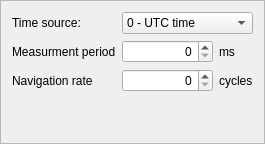
                <widget class="QFrame" name="frameRATE">
                 <property name="frameShape">
                  <enum>QFrame::StyledPanel</enum>
                 </property>
                 <property name="frameShadow">
                  <enum>QFrame::Raised</enum>
                 </property>
                 <layout class="QGridLayout" name="gridLayout_15" columnstretch="0,1,0">
                  <item row="2" column="2">
                   <widget class="QLabel" name="label_85">
                    <property name="text">
                     <string>cycles</string>
                    </property>
                   </widget>
                  </item>
                  <item row="1" column="2">
                   <widget class="QLabel" name="label_84">
                    <property name="text">
                     <string>ms</string>
                    </property>
                   </widget>
                  </item>
                  <item row="0" column="0">
                   <widget class="QLabel" name="label_81">
                    <property name="text">
                     <string>Time source: </string>
                    </property>
                   </widget>
                  </item>
                  <item row="1" column="0">
                   <widget class="QLabel" name="label_82">
                    <property name="text">
                     <string>Measurment period</string>
                    </property>
                   </widget>
                  </item>
                  <item row="0" column="1" colspan="2">
                   <widget class="QComboBox" name="comboRATE">
                    <item>
                     <property name="text">
                      <string>0 - UTC time</string>
                     </property>
                    </item>
                    <item>
                     <property name="text">
                      <string>1 - GPS time</string>
                     </property>
                    </item>
                    <item>
                     <property name="text">
                      <string>2 - GLONASS time</string>
                     </property>
                    </item>
                    <item>
                     <property name="text">
                      <string>3 - BeiDou time</string>
                     </property>
                    </item>
                    <item>
                     <property name="text">
                      <string>4 - Gallileo time</string>
                     </property>
                    </item>
                   </widget>
                  </item>
                  <item row="5" column="1">
                   <spacer name="verticalSpacer_13">
                    <property name="orientation">
                     <enum>Qt::Vertical</enum>
                    </property>
                    <property name="sizeHint" stdset="0">
                     <size>
                      <width>20</width>
                      <height>40</height>
                     </size>
                    </property>
                   </spacer>
                  </item>
                  <item row="2" column="0">
                   <widget class="QLabel" name="label_83">
                    <property name="text">
                     <string>Navigation rate</string>
                    </property>
                   </widget>
                  </item>
                  <item row="1" column="1">
                   <widget class="QSpinBox" name="spinRATEPer">
                    <property name="alignment">
                     <set>Qt::AlignRight|Qt::AlignTrailing|Qt::AlignVCenter</set>
                    </property>
                    <property name="maximum">
                     <number>65535</number>
                    </property>
                   </widget>
                  </item>
                  <item row="2" column="1">
                   <widget class="QSpinBox" name="spinRATE">
                    <property name="alignment">
                     <set>Qt::AlignRight|Qt::AlignTrailing|Qt::AlignVCenter</set>
                    </property>
                    <property name="maximum">
                     <number>65535</number>
                    </property>
                   </widget>
                  </item>
                 </layout>
                </widget>
